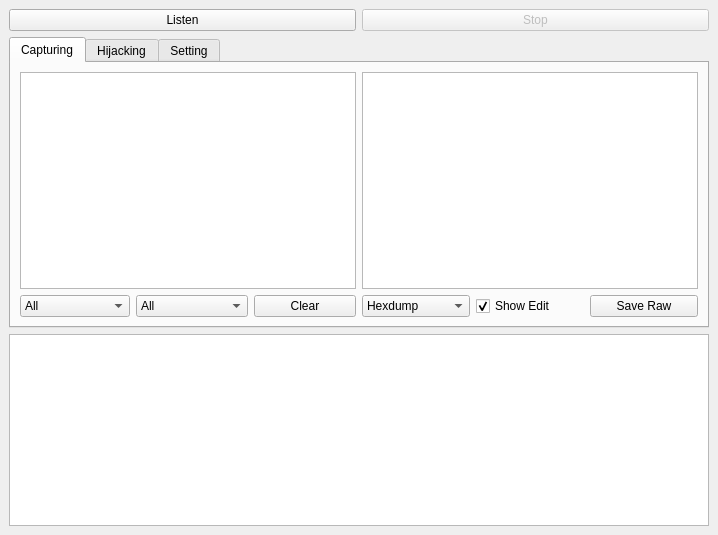
<?xml version="1.0" encoding="UTF-8"?>
<ui version="4.0">
 <class>MainWindow</class>
 <widget class="QMainWindow" name="MainWindow">
  <property name="geometry">
   <rect>
    <x>0</x>
    <y>0</y>
    <width>718</width>
    <height>535</height>
   </rect>
  </property>
  <property name="windowTitle">
   <string>Socks4GUI - trichimtrich</string>
  </property>
  <property name="windowIcon">
   <iconset>
    <normaloff>socks4gui.png</normaloff>socks4gui.png</iconset>
  </property>
  <widget class="QWidget" name="centralwidget">
   <layout class="QVBoxLayout" name="verticalLayout_4">
    <item>
     <layout class="QHBoxLayout" name="horizontalLayout">
      <item>
       <widget class="QPushButton" name="btnListen">
        <property name="text">
         <string>Listen</string>
        </property>
       </widget>
      </item>
      <item>
       <widget class="QPushButton" name="btnStop">
        <property name="enabled">
         <bool>false</bool>
        </property>
        <property name="text">
         <string>Stop</string>
        </property>
        <property name="checkable">
         <bool>false</bool>
        </property>
        <property name="checked">
         <bool>false</bool>
        </property>
        <property name="flat">
         <bool>false</bool>
        </property>
       </widget>
      </item>
     </layout>
    </item>
    <item>
     <widget class="QTabWidget" name="tabWidget">
      <property name="cursor">
       <cursorShape>ArrowCursor</cursorShape>
      </property>
      <property name="currentIndex">
       <number>0</number>
      </property>
      <widget class="QWidget" name="tabCapture">
       <attribute name="title">
        <string>Capturing</string>
       </attribute>
       <layout class="QHBoxLayout" name="horizontalLayout_4">
        <item>
         <layout class="QVBoxLayout" name="verticalLayout_2">
          <item>
           <widget class="QListWidget" name="lstCapture"/>
          </item>
          <item>
           <layout class="QHBoxLayout" name="horizontalLayout_2">
            <item>
             <widget class="QComboBox" name="cmbViewObject">
              <item>
               <property name="text">
                <string>All</string>
               </property>
              </item>
              <item>
               <property name="text">
                <string>From Sender</string>
               </property>
              </item>
              <item>
               <property name="text">
                <string>From Receiver</string>
               </property>
              </item>
             </widget>
            </item>
            <item>
             <widget class="QComboBox" name="cmbViewType">
              <item>
               <property name="text">
                <string>All</string>
               </property>
              </item>
              <item>
               <property name="text">
                <string>Edited Packet</string>
               </property>
              </item>
              <item>
               <property name="text">
                <string>Ignored Packet</string>
               </property>
              </item>
             </widget>
            </item>
            <item>
             <widget class="QPushButton" name="btnClearHistory">
              <property name="text">
               <string>Clear</string>
              </property>
             </widget>
            </item>
           </layout>
          </item>
         </layout>
        </item>
        <item>
         <layout class="QVBoxLayout" name="verticalLayout_3">
          <item>
           <widget class="QTextEdit" name="txtData">
            <property name="font">
             <font>
              <family>Courier New</family>
              <pointsize>10</pointsize>
             </font>
            </property>
            <property name="lineWrapMode">
             <enum>QTextEdit::WidgetWidth</enum>
            </property>
            <property name="readOnly">
             <bool>true</bool>
            </property>
            <property name="html">
             <string>&lt;!DOCTYPE HTML PUBLIC &quot;-//W3C//DTD HTML 4.0//EN&quot; &quot;http://www.w3.org/TR/REC-html40/strict.dtd&quot;&gt;
&lt;html&gt;&lt;head&gt;&lt;meta name=&quot;qrichtext&quot; content=&quot;1&quot; /&gt;&lt;style type=&quot;text/css&quot;&gt;
p, li { white-space: pre-wrap; }
&lt;/style&gt;&lt;/head&gt;&lt;body style=&quot; font-family:'Courier New'; font-size:10pt; font-weight:400; font-style:normal;&quot;&gt;
&lt;p style=&quot;-qt-paragraph-type:empty; margin-top:0px; margin-bottom:0px; margin-left:0px; margin-right:0px; -qt-block-indent:0; text-indent:0px; font-family:'MS Shell Dlg 2'; font-size:7.8pt;&quot;&gt;&lt;br /&gt;&lt;/p&gt;&lt;/body&gt;&lt;/html&gt;</string>
            </property>
            <property name="acceptRichText">
             <bool>true</bool>
            </property>
           </widget>
          </item>
          <item>
           <layout class="QHBoxLayout" name="horizontalLayout_3">
            <item>
             <widget class="QComboBox" name="cmbDetailType">
              <item>
               <property name="text">
                <string>Hexdump</string>
               </property>
              </item>
              <item>
               <property name="text">
                <string>Raw data</string>
               </property>
              </item>
              <item>
               <property name="text">
                <string>Base64</string>
               </property>
              </item>
             </widget>
            </item>
            <item>
             <widget class="QCheckBox" name="chkShowEdit">
              <property name="text">
               <string>Show Edit</string>
              </property>
              <property name="checked">
               <bool>true</bool>
              </property>
             </widget>
            </item>
            <item>
             <widget class="QPushButton" name="btnSaveDetail">
              <property name="text">
               <string>Save Raw</string>
              </property>
             </widget>
            </item>
           </layout>
          </item>
         </layout>
        </item>
       </layout>
      </widget>
      <widget class="QWidget" name="tabHijack">
       <attribute name="title">
        <string>Hijacking</string>
       </attribute>
       <layout class="QVBoxLayout" name="verticalLayout">
        <item>
         <layout class="QHBoxLayout" name="horizontalLayout_5">
          <item>
           <widget class="QCheckBox" name="chkReplace">
            <property name="text">
             <string>Enable Replace Mode</string>
            </property>
            <property name="checked">
             <bool>true</bool>
            </property>
           </widget>
          </item>
          <item>
           <widget class="QCheckBox" name="chkIgnore">
            <property name="text">
             <string>Enable Ignore Mode</string>
            </property>
            <property name="checked">
             <bool>true</bool>
            </property>
           </widget>
          </item>
         </layout>
        </item>
        <item>
         <layout class="QHBoxLayout" name="horizontalLayout_7">
          <item>
           <widget class="QCheckBox" name="chkEncap">
            <property name="text">
             <string>Enable Encap/Decap</string>
            </property>
           </widget>
          </item>
          <item>
           <widget class="QLineEdit" name="txtEncap"/>
          </item>
          <item>
           <widget class="QPushButton" name="btnEncap">
            <property name="text">
             <string>Browse</string>
            </property>
           </widget>
          </item>
         </layout>
        </item>
        <item>
         <widget class="QTableWidget" name="tblRule">
          <property name="editTriggers">
           <set>QAbstractItemView::NoEditTriggers</set>
          </property>
          <property name="selectionMode">
           <enum>QAbstractItemView::SingleSelection</enum>
          </property>
          <property name="selectionBehavior">
           <enum>QAbstractItemView::SelectRows</enum>
          </property>
          <column>
           <property name="text">
            <string>isEnabled</string>
           </property>
          </column>
          <column>
           <property name="text">
            <string>Type</string>
           </property>
          </column>
          <column>
           <property name="text">
            <string>Match String</string>
           </property>
          </column>
          <column>
           <property name="text">
            <string>Replace String</string>
           </property>
          </column>
         </widget>
        </item>
        <item>
         <layout class="QHBoxLayout" name="horizontalLayout_6">
          <item>
           <widget class="QPushButton" name="btnAddRule">
            <property name="text">
             <string>Add</string>
            </property>
           </widget>
          </item>
          <item>
           <widget class="QPushButton" name="btnUpRule">
            <property name="text">
             <string>Up</string>
            </property>
           </widget>
          </item>
          <item>
           <widget class="QPushButton" name="btnDownRule">
            <property name="text">
             <string>Down</string>
            </property>
           </widget>
          </item>
          <item>
           <widget class="QPushButton" name="btnDelRule">
            <property name="text">
             <string>Delete</string>
            </property>
           </widget>
          </item>
         </layout>
        </item>
       </layout>
      </widget>
      <widget class="QWidget" name="tabSetting">
       <attribute name="title">
        <string>Setting</string>
       </attribute>
       <layout class="QVBoxLayout" name="verticalLayout_5">
        <item>
         <layout class="QHBoxLayout" name="horizontalLayout_8">
          <item>
           <widget class="QLabel" name="label">
            <property name="text">
             <string>Port:</string>
            </property>
           </widget>
          </item>
          <item>
           <widget class="QLineEdit" name="txtSetPort">
            <property name="text">
             <string>9999</string>
            </property>
           </widget>
          </item>
         </layout>
        </item>
        <item>
         <layout class="QHBoxLayout" name="horizontalLayout_9">
          <item>
           <widget class="QLabel" name="label_2">
            <property name="text">
             <string>Logfile:</string>
            </property>
           </widget>
          </item>
          <item>
           <widget class="QLineEdit" name="txtSetLog">
            <property name="text">
             <string>socks4.log</string>
            </property>
           </widget>
          </item>
          <item>
           <widget class="QPushButton" name="btnLog">
            <property name="text">
             <string>Browse</string>
            </property>
           </widget>
          </item>
         </layout>
        </item>
        <item>
         <layout class="QHBoxLayout" name="horizontalLayout_10">
          <item>
           <widget class="QLabel" name="label_3">
            <property name="text">
             <string>Hexdump width:</string>
            </property>
           </widget>
          </item>
          <item>
           <widget class="QLineEdit" name="txtSetHexLen">
            <property name="text">
             <string>16</string>
            </property>
           </widget>
          </item>
         </layout>
        </item>
        <item>
         <layout class="QHBoxLayout" name="horizontalLayout_11">
          <item>
           <widget class="QLabel" name="label_4">
            <property name="text">
             <string>Data length:</string>
            </property>
           </widget>
          </item>
          <item>
           <widget class="QLineEdit" name="txtSetDataLen">
            <property name="text">
             <string>1024</string>
            </property>
           </widget>
          </item>
         </layout>
        </item>
       </layout>
      </widget>
     </widget>
    </item>
    <item>
     <widget class="QTextEdit" name="txtConsole">
      <property name="sizePolicy">
       <sizepolicy hsizetype="Expanding" vsizetype="Fixed">
        <horstretch>0</horstretch>
        <verstretch>0</verstretch>
       </sizepolicy>
      </property>
      <property name="readOnly">
       <bool>true</bool>
      </property>
     </widget>
    </item>
   </layout>
  </widget>
 </widget>
 <resources/>
 <connections/>
</ui>
